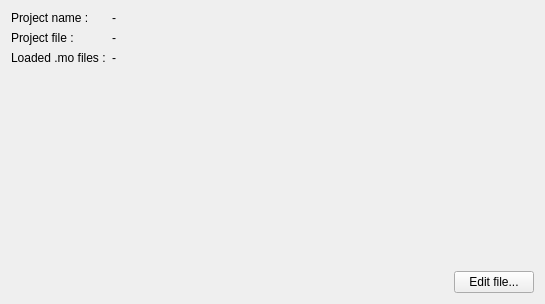
<?xml version="1.0" encoding="UTF-8"?>
<ui version="4.0">
 <class>TabProjectInfos_Class</class>
 <widget class="QWidget" name="TabProjectInfos_Class">
  <property name="geometry">
   <rect>
    <x>0</x>
    <y>0</y>
    <width>545</width>
    <height>304</height>
   </rect>
  </property>
  <property name="windowTitle">
   <string>Form</string>
  </property>
  <layout class="QVBoxLayout" name="verticalLayout">
   <item>
    <layout class="QGridLayout" name="gridLayout_2">
     <item row="1" column="0">
      <widget class="QLabel" name="label_6">
       <property name="sizePolicy">
        <sizepolicy hsizetype="Maximum" vsizetype="Preferred">
         <horstretch>0</horstretch>
         <verstretch>0</verstretch>
        </sizepolicy>
       </property>
       <property name="text">
        <string>Project name :</string>
       </property>
      </widget>
     </item>
     <item row="1" column="1" colspan="2">
      <widget class="QLabel" name="labelProjectName">
       <property name="text">
        <string>-</string>
       </property>
      </widget>
     </item>
     <item row="2" column="0">
      <widget class="QLabel" name="label_7">
       <property name="sizePolicy">
        <sizepolicy hsizetype="Maximum" vsizetype="Preferred">
         <horstretch>0</horstretch>
         <verstretch>0</verstretch>
        </sizepolicy>
       </property>
       <property name="text">
        <string>Project file :</string>
       </property>
      </widget>
     </item>
     <item row="2" column="1" colspan="2">
      <widget class="QLabel" name="labelProjectFile">
       <property name="text">
        <string>-</string>
       </property>
      </widget>
     </item>
     <item row="4" column="0">
      <spacer name="verticalSpacer">
       <property name="orientation">
        <enum>Qt::Vertical</enum>
       </property>
       <property name="sizeHint" stdset="0">
        <size>
         <width>20</width>
         <height>40</height>
        </size>
       </property>
      </spacer>
     </item>
     <item row="3" column="0">
      <widget class="QLabel" name="label">
       <property name="text">
        <string>Loaded .mo files :</string>
       </property>
      </widget>
     </item>
     <item row="3" column="1" colspan="2">
      <widget class="QLabel" name="labelMoFiles">
       <property name="text">
        <string>-</string>
       </property>
      </widget>
     </item>
     <item row="5" column="1">
      <spacer name="horizontalSpacer">
       <property name="orientation">
        <enum>Qt::Horizontal</enum>
       </property>
       <property name="sizeHint" stdset="0">
        <size>
         <width>40</width>
         <height>20</height>
        </size>
       </property>
      </spacer>
     </item>
     <item row="5" column="2">
      <widget class="QPushButton" name="pushEdit">
       <property name="text">
        <string>Edit file...</string>
       </property>
      </widget>
     </item>
    </layout>
   </item>
  </layout>
 </widget>
 <resources/>
 <connections/>
</ui>
